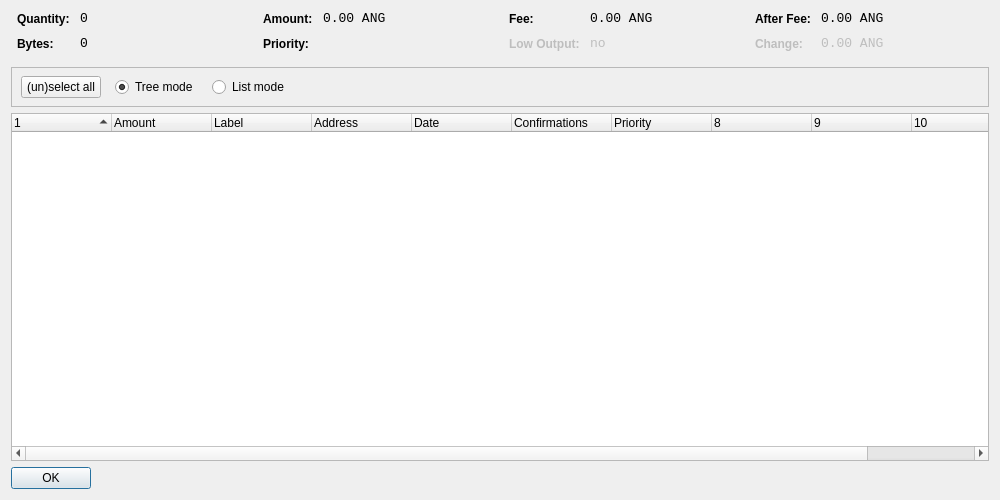
<?xml version="1.0" encoding="UTF-8"?>
<ui version="4.0">
 <class>CoinControlDialog</class>
 <widget class="QDialog" name="CoinControlDialog">
  <property name="geometry">
   <rect>
    <x>0</x>
    <y>0</y>
    <width>1000</width>
    <height>500</height>
   </rect>
  </property>
  <property name="windowTitle">
   <string>Coin Control</string>
  </property>
  <layout class="QVBoxLayout" name="verticalLayout">
   <item>
    <layout class="QHBoxLayout" name="horizontalLayoutTop" stretch="0,0,0,0">
     <property name="topMargin">
      <number>0</number>
     </property>
     <property name="bottomMargin">
      <number>10</number>
     </property>
     <item>
      <layout class="QFormLayout" name="formLayoutCoinControl1">
       <property name="horizontalSpacing">
        <number>10</number>
       </property>
       <property name="verticalSpacing">
        <number>10</number>
       </property>
       <property name="leftMargin">
        <number>6</number>
       </property>
       <property name="rightMargin">
        <number>6</number>
       </property>
       <item row="0" column="0">
        <widget class="QLabel" name="labelCoinControlQuantityText">
         <property name="styleSheet">
          <string notr="true">font-weight:bold;</string>
         </property>
         <property name="text">
          <string>Quantity:</string>
         </property>
        </widget>
       </item>
       <item row="0" column="1">
        <widget class="QLabel" name="labelCoinControlQuantity">
         <property name="font">
          <font>
           <family>Monospace</family>
           <pointsize>10</pointsize>
          </font>
         </property>
         <property name="cursor">
          <cursorShape>IBeamCursor</cursorShape>
         </property>
         <property name="contextMenuPolicy">
          <enum>Qt::ActionsContextMenu</enum>
         </property>
         <property name="text">
          <string notr="true">0</string>
         </property>
         <property name="textInteractionFlags">
          <set>Qt::LinksAccessibleByMouse|Qt::TextSelectableByKeyboard|Qt::TextSelectableByMouse</set>
         </property>
        </widget>
       </item>
       <item row="1" column="0">
        <widget class="QLabel" name="labelCoinControlBytesText">
         <property name="styleSheet">
          <string notr="true">font-weight:bold;</string>
         </property>
         <property name="text">
          <string>Bytes:</string>
         </property>
        </widget>
       </item>
       <item row="1" column="1">
        <widget class="QLabel" name="labelCoinControlBytes">
         <property name="font">
          <font>
           <family>Monospace</family>
           <pointsize>10</pointsize>
          </font>
         </property>
         <property name="cursor">
          <cursorShape>IBeamCursor</cursorShape>
         </property>
         <property name="contextMenuPolicy">
          <enum>Qt::ActionsContextMenu</enum>
         </property>
         <property name="text">
          <string notr="true">0</string>
         </property>
         <property name="textInteractionFlags">
          <set>Qt::LinksAccessibleByMouse|Qt::TextSelectableByKeyboard|Qt::TextSelectableByMouse</set>
         </property>
        </widget>
       </item>
      </layout>
     </item>
     <item>
      <layout class="QFormLayout" name="formLayoutCoinControl2">
       <property name="horizontalSpacing">
        <number>10</number>
       </property>
       <property name="verticalSpacing">
        <number>10</number>
       </property>
       <property name="leftMargin">
        <number>6</number>
       </property>
       <property name="rightMargin">
        <number>6</number>
       </property>
       <item row="0" column="0">
        <widget class="QLabel" name="labelCoinControlAmountText">
         <property name="styleSheet">
          <string notr="true">font-weight:bold;</string>
         </property>
         <property name="text">
          <string>Amount:</string>
         </property>
        </widget>
       </item>
       <item row="0" column="1">
        <widget class="QLabel" name="labelCoinControlAmount">
         <property name="font">
          <font>
           <family>Monospace</family>
           <pointsize>10</pointsize>
          </font>
         </property>
         <property name="cursor">
          <cursorShape>IBeamCursor</cursorShape>
         </property>
         <property name="contextMenuPolicy">
          <enum>Qt::ActionsContextMenu</enum>
         </property>
         <property name="text">
          <string notr="true">0.00 ANG</string>
         </property>
         <property name="textInteractionFlags">
          <set>Qt::LinksAccessibleByMouse|Qt::TextSelectableByKeyboard|Qt::TextSelectableByMouse</set>
         </property>
        </widget>
       </item>
       <item row="1" column="0">
        <widget class="QLabel" name="labelCoinControlPriorityText">
         <property name="styleSheet">
          <string notr="true">font-weight:bold;</string>
         </property>
         <property name="text">
          <string>Priority:</string>
         </property>
        </widget>
       </item>
       <item row="1" column="1">
        <widget class="QLabel" name="labelCoinControlPriority">
         <property name="font">
          <font>
           <family>Monospace</family>
           <pointsize>10</pointsize>
          </font>
         </property>
         <property name="cursor">
          <cursorShape>IBeamCursor</cursorShape>
         </property>
         <property name="contextMenuPolicy">
          <enum>Qt::ActionsContextMenu</enum>
         </property>
         <property name="text">
          <string/>
         </property>
         <property name="textInteractionFlags">
          <set>Qt::LinksAccessibleByMouse|Qt::TextSelectableByKeyboard|Qt::TextSelectableByMouse</set>
         </property>
        </widget>
       </item>
      </layout>
     </item>
     <item>
      <layout class="QFormLayout" name="formLayoutCoinControl3">
       <property name="horizontalSpacing">
        <number>10</number>
       </property>
       <property name="verticalSpacing">
        <number>10</number>
       </property>
       <property name="leftMargin">
        <number>6</number>
       </property>
       <property name="rightMargin">
        <number>6</number>
       </property>
       <item row="0" column="0">
        <widget class="QLabel" name="labelCoinControlFeeText">
         <property name="styleSheet">
          <string notr="true">font-weight:bold;</string>
         </property>
         <property name="text">
          <string>Fee:</string>
         </property>
        </widget>
       </item>
       <item row="0" column="1">
        <widget class="QLabel" name="labelCoinControlFee">
         <property name="font">
          <font>
           <family>Monospace</family>
           <pointsize>10</pointsize>
          </font>
         </property>
         <property name="cursor">
          <cursorShape>IBeamCursor</cursorShape>
         </property>
         <property name="contextMenuPolicy">
          <enum>Qt::ActionsContextMenu</enum>
         </property>
         <property name="text">
          <string notr="true">0.00 ANG</string>
         </property>
         <property name="textInteractionFlags">
          <set>Qt::LinksAccessibleByMouse|Qt::TextSelectableByKeyboard|Qt::TextSelectableByMouse</set>
         </property>
        </widget>
       </item>
       <item row="1" column="0">
        <widget class="QLabel" name="labelCoinControlLowOutputText">
         <property name="enabled">
          <bool>false</bool>
         </property>
         <property name="styleSheet">
          <string notr="true">font-weight:bold;</string>
         </property>
         <property name="text">
          <string>Low Output:</string>
         </property>
        </widget>
       </item>
       <item row="1" column="1">
        <widget class="QLabel" name="labelCoinControlLowOutput">
         <property name="enabled">
          <bool>false</bool>
         </property>
         <property name="font">
          <font>
           <family>Monospace</family>
           <pointsize>10</pointsize>
          </font>
         </property>
         <property name="cursor">
          <cursorShape>IBeamCursor</cursorShape>
         </property>
         <property name="contextMenuPolicy">
          <enum>Qt::ActionsContextMenu</enum>
         </property>
         <property name="text">
          <string notr="true">no</string>
         </property>
         <property name="textInteractionFlags">
          <set>Qt::LinksAccessibleByMouse|Qt::TextSelectableByKeyboard|Qt::TextSelectableByMouse</set>
         </property>
        </widget>
       </item>
      </layout>
     </item>
     <item>
      <layout class="QFormLayout" name="formLayoutCoinControl4">
       <property name="horizontalSpacing">
        <number>10</number>
       </property>
       <property name="verticalSpacing">
        <number>10</number>
       </property>
       <property name="leftMargin">
        <number>6</number>
       </property>
       <property name="rightMargin">
        <number>6</number>
       </property>
       <item row="0" column="0">
        <widget class="QLabel" name="labelCoinControlAfterFeeText">
         <property name="styleSheet">
          <string notr="true">font-weight:bold;</string>
         </property>
         <property name="text">
          <string>After Fee:</string>
         </property>
        </widget>
       </item>
       <item row="0" column="1">
        <widget class="QLabel" name="labelCoinControlAfterFee">
         <property name="font">
          <font>
           <family>Monospace</family>
           <pointsize>10</pointsize>
          </font>
         </property>
         <property name="cursor">
          <cursorShape>IBeamCursor</cursorShape>
         </property>
         <property name="contextMenuPolicy">
          <enum>Qt::ActionsContextMenu</enum>
         </property>
         <property name="text">
          <string notr="true">0.00 ANG</string>
         </property>
         <property name="textInteractionFlags">
          <set>Qt::LinksAccessibleByMouse|Qt::TextSelectableByKeyboard|Qt::TextSelectableByMouse</set>
         </property>
        </widget>
       </item>
       <item row="1" column="0">
        <widget class="QLabel" name="labelCoinControlChangeText">
         <property name="enabled">
          <bool>false</bool>
         </property>
         <property name="styleSheet">
          <string notr="true">font-weight:bold;</string>
         </property>
         <property name="text">
          <string>Change:</string>
         </property>
        </widget>
       </item>
       <item row="1" column="1">
        <widget class="QLabel" name="labelCoinControlChange">
         <property name="enabled">
          <bool>false</bool>
         </property>
         <property name="font">
          <font>
           <family>Monospace</family>
           <pointsize>10</pointsize>
          </font>
         </property>
         <property name="cursor">
          <cursorShape>IBeamCursor</cursorShape>
         </property>
         <property name="contextMenuPolicy">
          <enum>Qt::ActionsContextMenu</enum>
         </property>
         <property name="text">
          <string notr="true">0.00 ANG</string>
         </property>
         <property name="textInteractionFlags">
          <set>Qt::LinksAccessibleByMouse|Qt::TextSelectableByKeyboard|Qt::TextSelectableByMouse</set>
         </property>
        </widget>
       </item>
      </layout>
     </item>
    </layout>
   </item>
   <item>
    <widget class="QFrame" name="frame">
     <property name="minimumSize">
      <size>
       <width>0</width>
       <height>40</height>
      </size>
     </property>
     <property name="frameShape">
      <enum>QFrame::StyledPanel</enum>
     </property>
     <property name="frameShadow">
      <enum>QFrame::Sunken</enum>
     </property>
     <widget class="QWidget" name="horizontalLayoutWidget">
      <property name="geometry">
       <rect>
        <x>10</x>
        <y>0</y>
        <width>781</width>
        <height>41</height>
       </rect>
      </property>
      <layout class="QHBoxLayout" name="horizontalLayoutPanel" stretch="0,0,0,0,0">
       <property name="spacing">
        <number>14</number>
       </property>
       <item>
        <widget class="QPushButton" name="pushButtonSelectAll">
         <property name="sizePolicy">
          <sizepolicy hsizetype="Maximum" vsizetype="Fixed">
           <horstretch>0</horstretch>
           <verstretch>0</verstretch>
          </sizepolicy>
         </property>
         <property name="text">
          <string>(un)select all</string>
         </property>
        </widget>
       </item>
       <item>
        <widget class="QRadioButton" name="radioTreeMode">
         <property name="sizePolicy">
          <sizepolicy hsizetype="Maximum" vsizetype="Fixed">
           <horstretch>0</horstretch>
           <verstretch>0</verstretch>
          </sizepolicy>
         </property>
         <property name="text">
          <string>Tree mode</string>
         </property>
         <property name="checked">
          <bool>true</bool>
         </property>
        </widget>
       </item>
       <item>
        <widget class="QRadioButton" name="radioListMode">
         <property name="sizePolicy">
          <sizepolicy hsizetype="Maximum" vsizetype="Fixed">
           <horstretch>0</horstretch>
           <verstretch>0</verstretch>
          </sizepolicy>
         </property>
         <property name="text">
          <string>List mode</string>
         </property>
        </widget>
       </item>
       <item>
        <spacer name="horizontalSpacer">
         <property name="orientation">
          <enum>Qt::Horizontal</enum>
         </property>
         <property name="sizeHint" stdset="0">
          <size>
           <width>40</width>
           <height>20</height>
          </size>
         </property>
        </spacer>
       </item>
      </layout>
     </widget>
    </widget>
   </item>
   <item>
    <widget class="CoinControlTreeWidget" name="treeWidget">
     <property name="contextMenuPolicy">
      <enum>Qt::CustomContextMenu</enum>
     </property>
     <property name="sortingEnabled">
      <bool>false</bool>
     </property>
     <property name="columnCount">
      <number>11</number>
     </property>
     <attribute name="headerShowSortIndicator" stdset="0">
      <bool>true</bool>
     </attribute>
     <attribute name="headerStretchLastSection">
      <bool>false</bool>
     </attribute>
     <column>
      <property name="text">
       <string/>
      </property>
     </column>
     <column>
      <property name="text">
       <string>Amount</string>
      </property>
     </column>
     <column>
      <property name="text">
       <string>Label</string>
      </property>
     </column>
     <column>
      <property name="text">
       <string>Address</string>
      </property>
     </column>
     <column>
      <property name="text">
       <string>Date</string>
      </property>
     </column>
     <column>
      <property name="text">
       <string>Confirmations</string>
      </property>
      <property name="toolTip">
       <string>Confirmed</string>
      </property>
     </column>
     <column>
      <property name="text">
       <string>Priority</string>
      </property>
     </column>
     <column>
      <property name="text">
       <string/>
      </property>
     </column>
     <column>
      <property name="text">
       <string/>
      </property>
     </column>
     <column>
      <property name="text">
       <string/>
      </property>
     </column>
     <column>
      <property name="text">
       <string/>
      </property>
     </column>
    </widget>
   </item>
   <item>
    <widget class="QDialogButtonBox" name="buttonBox">
     <property name="sizePolicy">
      <sizepolicy hsizetype="Maximum" vsizetype="Fixed">
       <horstretch>0</horstretch>
       <verstretch>0</verstretch>
      </sizepolicy>
     </property>
     <property name="orientation">
      <enum>Qt::Horizontal</enum>
     </property>
     <property name="standardButtons">
      <set>QDialogButtonBox::Ok</set>
     </property>
    </widget>
   </item>
  </layout>
 </widget>
 <customwidgets>
  <customwidget>
   <class>CoinControlTreeWidget</class>
   <extends>QTreeWidget</extends>
   <header>coincontroltreewidget.h</header>
  </customwidget>
 </customwidgets>
 <resources/>
 <connections/>
</ui>
